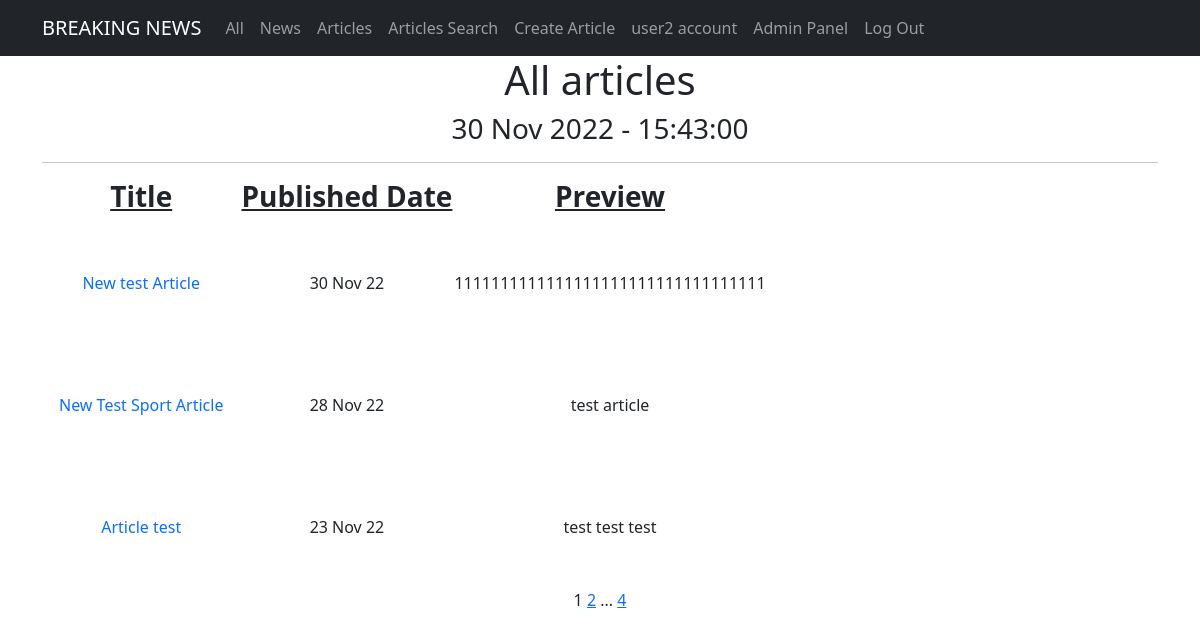
/articles/ (signed in), run on the app's committed database.
### newsportal/models.py (models this page shows, shortened)
class Post(models.Model):
    author = models.ForeignKey(Author, on_delete=models.CASCADE)
    type = models.CharField(max_length=2, choices=TYPES, default=news)
    published_date = models.DateTimeField(auto_now_add=True)
    post_title = models.CharField(max_length=100)
    post_text = models.TextField()
    category = models.ManyToManyField(Category, through="PostCategory")
    post_rating = models.IntegerField(default=0)

### newsportal/views.py (the view)
class ArticlesList(PostsList):
    template_name = 'articles.html'
    def get_queryset(self):
        queryset = super().get_queryset()
        self.filterset = PostFilter(self.request.GET, queryset)
        return self.filterset.qs.filter(type="AR")

### newsportal/templatetags/custom_filters.py (called while the page is built)
@register.filter()
def censor(text):
    if isinstance(text, str):
        wordstocensor = ['fool', 'death', 'suffer']
        text = re.split('(\W+)', text)
        for i, j in enumerate(text):
            for k in wordstocensor:
                if k in j.lower():
                    text[i] = text[i][0] + '*'*(len(text[i]) - 1)
        return ''.join(text)
    else:
        raise Exception("This filter is applicable only to the <class 'str'>")

### newsportal/templatetags/custom_tags.py (called while the page is built)
@register.simple_tag()
def current_time(format_string='%d %b %Y - %H:%M:%S'):
    return datetime.now().astimezone().strftime(format_string)

@register.simple_tag(takes_context=True)
def url_replace(context, **kwargs):
   d = context['request'].GET.copy()
   for k, v in kwargs.items():
       d[k] = v
   return d.urlencode()

### newsportal/views.py (called while the page is built)
    def get_queryset(self):
        queryset = super().get_queryset()
        self.filterset = PostFilter(self.request.GET, queryset)
        return self.filterset.qs

    def get_context_data(self, **kwargs):
        context = super().get_context_data(**kwargs)
        context['filterset'] = self.filterset
        return context

### templates/articles.html (shortened to what this page needs)
<!DOCTYPE html>
{% extends 'posts.html' %}
{% load custom_filters %}
{% load custom_tags %}
{% block content2 %}
<li class="nav-item">
  <a class="nav-link" href="/articles/search/">Articles Search</a>
</li>
<li class="nav-item">
  <a class="nav-link" href="/articles/create/">Create Article</a>
</li>
{% endblock content2 %}
{% block content %}
<h1>All articles</h1>
<h3>{% current_time '%d %b %Y - %H:%M:%S' %}</h3>
<hr>
   {% if posts %}
       <table>
           <tr>
               <td><h3><span style="text-decoration: underline;"><strong>Title</strong></span></h3></td>
               <td><h3><span style="text-decoration: underline;"><strong>Published Date</strong></span></h3></td>
               <td><h3><span style="text-decoration: underline;"><strong>Preview</strong></span></h3></td>
           </tr>
           {% for post in posts %}
           <tr>
               <td><a class="nav-link" href="/articles/{{post.pk}}">{{ post.post_title|censor }}</a></td>
               <td>{{ post.published_date|date:'d M y' }}</td>
               <td>{{ post.post_text|truncatewords:20|censor }}</td>
               <td><p>&nbsp;</p><p>&nbsp;</p><p>&nbsp;</p></td>
           </tr>
           {% endfor %}
       </table>
   {% else %}
       <h2>Nothing here</h2>
   {% endif %}
{% endblock content %}

### templates/flatpages/default.html (shortened to what this page needs)
<!DOCTYPE html>
<html lang="en">
    <head>
        {% load static %}
        <link href="{% static 'css/styles.css' %}" rel="stylesheet" />
    </head>
    <body>
        <nav class="navbar navbar-expand-lg navbar-dark bg-dark static-top">
            <div class="container">
                <a class="navbar-brand" href="#">BREAKING NEWS</a>
                <div class="collapse navbar-collapse" id="navbarResponsive">
                    <ul class="navbar-nav ml-auto">
                        {% block view %}
                        <li class="nav-item active">
                            <a class="nav-link" href="/">All</a>
                        </li>
                        <li class="nav-item">
                            <a class="nav-link" href="/news/">News</a>
                        </li>
                        <li class="nav-item">
                            <a class="nav-link" href="/articles/">Articles</a>
                        </li>
                        {% endblock view %}
                        {% block content2 %}
                        {% endblock content2 %}
                        {% block account %}
                        <li class="nav-item">
                            <a class="nav-link" href="/account/">{{ request.user.username }} account</a>
                        </li>
                        {% endblock account %}
                        <li class="nav-item">
                            <a class="nav-link" href="/admin/">Admin Panel</a>
                        </li>
                        {% block blogout %}
                        <li class="nav-item">
                            <a class="nav-link" href="/sign/logout/">Log Out</a>
                        </li>
                        {% endblock blogout %}
                    </ul>
                </div>
            </div>
        </nav>
        <div class="container">
            <div class="row">
                <div class="col-lg-12 text-center">
                    {% block content %}{% endblock content %}
                    {% block content3 %}
                    {% endblock content3 %}
                </div>
            </div>
        </div>
    </body>
</html>

### data on the page
Post: post_title|censor "New test Article", published_date "30 Nov 22", post_text|censor "1111111111111111111111111111111111"
Post: post_title|censor "New Test Sport Article", published_date "28 Nov 22", post_text|censor "test article"
Post: post_title|censor "Article test", published_date "23 Nov 22", post_text|censor "test test test"

### other printed values
{{ request.user.username }} "user2"
{{ page_obj.number }} "1"
{{ page_obj.next_page_number }} "2"
{{ page_obj.paginator.num_pages }} "4"
